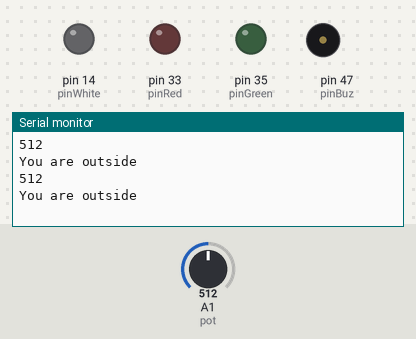
This sketch was run on a simulated Arduino Mega 2560, built with avr-gcc and run on an emulated ATmega2560. Parts: output pins drawn as LEDs (lit = HIGH), buzzer (waves = sounding, pin HIGH), the last lines printed to the serial monitor. Inputs (shaded band) come from the test bench; at power-on: A1 (pot) = 512.

Above: at 1.2 s.
1.3 s: A1 (pot) set to 49
At 2.27 s:
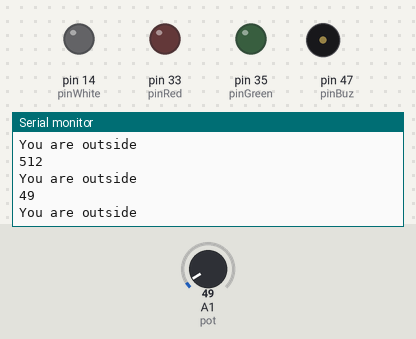
2.8 s: A1 (pot) set to 41
At 3.48 s:
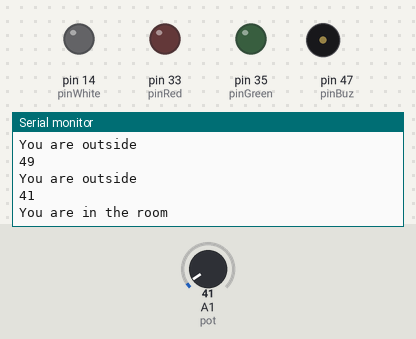
Timing chart, 0 to 5.8 s (numbered marks = the images above; inputs shaded):
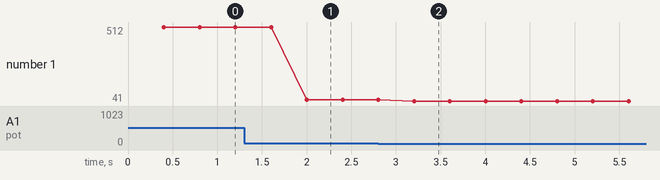

The sketch:

Seyam.ino
```cpp
const int  pinWhite = 14, pinRed = 33, pinGreen = 35, pinBuz = 47, pot = A1;
int pusi, last  = 0;
void setup() {
   // put your setup code here, to run once:
    Serial.begin(1200);
    pinMode ( pinWhite,OUTPUT );
    pinMode ( pinRed,OUTPUT );
    pinMode ( pinGreen,OUTPUT );
    pinMode ( pinBuz,OUTPUT );
    pinMode ( pot,INPUT );
}

void loop() {
  // put your main code here, to run repeatedly:
  pusi = analogRead(pot);
  delay(400);
  if(pusi<last) last = pusi;
  Serial.println(pusi );
  if (pusi<45)
    {
      Serial.println("You are in the room");
    }
    else
    {
      Serial.println("You are outside");
    }
}
```

Measured:
- the behaviour switches between 45 and 44 on A1 (pot) (found by bisection; images 1 and 2)
- after the input at 1.3 s, the serial monitor: prints a new line after 0.70 s (image 1)
- after the input at 2.8 s, the serial monitor: prints a new line after 0.40 s (image 2)
- plotted number 1: 512 → 49 after the input at 1.3 s, 49 → 41 after the input at 2.8 s
